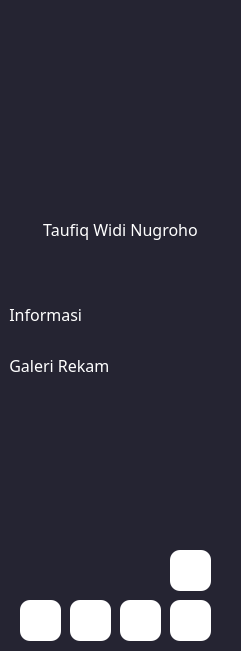
   <widget class="QWidget" name="avatarWidget" native="true">
    <property name="geometry">
     <rect>
      <x>-270</x>
      <y>-10</y>
      <width>241</width>
      <height>651</height>
     </rect>
    </property>
    <property name="minimumSize">
     <size>
      <width>0</width>
      <height>0</height>
     </size>
    </property>
    <property name="maximumSize">
     <size>
      <width>261</width>
      <height>651</height>
     </size>
    </property>
    <property name="styleSheet">
     <string notr="true">QWidget
{
	background-color:#252432;
}</string>
    </property>
    <widget class="QLabel" name="avatar">
     <property name="geometry">
      <rect>
       <x>60</x>
       <y>60</y>
       <width>120</width>
       <height>120</height>
      </rect>
     </property>
     <property name="styleSheet">
      <string notr="true">QLabel
{
	background-color:rgba(0,0,0,0);
	border:0px;
}</string>
     </property>
     <property name="frameShape">
      <enum>QFrame::Box</enum>
     </property>
     <property name="frameShadow">
      <enum>QFrame::Raised</enum>
     </property>
     <property name="lineWidth">
      <number>2</number>
     </property>
     <property name="text">
      <string/>
     </property>
    </widget>
    <widget class="QLabel" name="tile">
     <property name="enabled">
      <bool>true</bool>
     </property>
     <property name="geometry">
      <rect>
       <x>0</x>
       <y>0</y>
       <width>241</width>
       <height>651</height>
      </rect>
     </property>
     <property name="styleSheet">
      <string notr="true">QLabel
{
	background-color:#252432;
}</string>
     </property>
     <property name="text">
      <string/>
     </property>
    </widget>
    <widget class="QPushButton" name="logOut_btn">
     <property name="geometry">
      <rect>
       <x>70</x>
       <y>600</y>
       <width>41</width>
       <height>41</height>
      </rect>
     </property>
     <property name="toolTip">
      <string>&lt;html&gt;&lt;head/&gt;&lt;body&gt;&lt;p&gt;Ganti pasien&lt;/p&gt;&lt;/body&gt;&lt;/html&gt;</string>
     </property>
     <property name="styleSheet">
      <string notr="true">QPushButton{
	background-color:white;
	border:0px;
	border-radius:10px;
}
QPushButton:hover{
	background-color:rgba(255,0,0,200);
border:0px;
}
	</string>
     </property>
     <property name="text">
      <string/>
     </property>
     <property name="flat">
      <bool>true</bool>
     </property>
    </widget>
    <widget class="QPushButton" name="exit_btn">
     <property name="geometry">
      <rect>
       <x>20</x>
       <y>600</y>
       <width>41</width>
       <height>41</height>
      </rect>
     </property>
     <property name="toolTip">
      <string>&lt;html&gt;&lt;head/&gt;&lt;body&gt;&lt;p&gt;Keluar&lt;/p&gt;&lt;/body&gt;&lt;/html&gt;</string>
     </property>
     <property name="styleSheet">
      <string notr="true">QPushButton{
	background-color:white;
	border:0px;
	border-radius:10px;
}
QPushButton:hover{
	background-color:rgba(255,0,0,200);
border:0px;
}
	</string>
     </property>
     <property name="text">
      <string/>
     </property>
     <property name="flat">
      <bool>true</bool>
     </property>
    </widget>
    <widget class="QPushButton" name="rekam_btn">
     <property name="geometry">
      <rect>
       <x>120</x>
       <y>600</y>
       <width>41</width>
       <height>41</height>
      </rect>
     </property>
     <property name="toolTip">
      <string>&lt;html&gt;&lt;head/&gt;&lt;body&gt;&lt;p&gt;Rekam&lt;/p&gt;&lt;/body&gt;&lt;/html&gt;</string>
     </property>
     <property name="styleSheet">
      <string notr="true">QPushButton{
	background-color:white;
	border:0px;
	border-radius:10px;
}
QPushButton:hover{
	background-color:rgb(85, 170, 0);
border:0px;
}
	</string>
     </property>
     <property name="text">
      <string/>
     </property>
     <property name="flat">
      <bool>true</bool>
     </property>
    </widget>
    <widget class="QPushButton" name="about_btn">
     <property name="geometry">
      <rect>
       <x>170</x>
       <y>550</y>
       <width>41</width>
       <height>41</height>
      </rect>
     </property>
     <property name="toolTip">
      <string>&lt;html&gt;&lt;head/&gt;&lt;body&gt;&lt;p&gt;Tentang&lt;/p&gt;&lt;/body&gt;&lt;/html&gt;</string>
     </property>
     <property name="styleSheet">
      <string notr="true">QPushButton
{
	border:0px;
	background-color:white;
	border-radius:10px;
}
QPushButton:hover
{
	background-color:blue;
}</string>
     </property>
     <property name="text">
      <string/>
     </property>
     <property name="autoDefault">
      <bool>false</bool>
     </property>
     <property name="flat">
      <bool>false</bool>
     </property>
    </widget>
    <widget class="QPushButton" name="notes_btn">
     <property name="geometry">
      <rect>
       <x>170</x>
       <y>600</y>
       <width>41</width>
       <height>41</height>
      </rect>
     </property>
     <property name="styleSheet">
      <string notr="true">QPushButton
{
	background-color:#ffffff;
border-radius:10px;
}
QPushButton:hover
{
	background-color:blue;
}</string>
     </property>
     <property name="text">
      <string/>
     </property>
     <property name="flat">
      <bool>false</bool>
     </property>
    </widget>
    <widget class="QPushButton" name="informasi">
     <property name="geometry">
      <rect>
       <x>0</x>
       <y>289</y>
       <width>240</width>
       <height>50</height>
      </rect>
     </property>
     <property name="font">
      <font>
       <family>Trebuchet MS</family>
       <pointsize>12</pointsize>
      </font>
     </property>
     <property name="styleSheet">
      <string notr="true">QPushButton
{
color:#ffffff;
text-align:left;
}
QPushButton:hover
{
	border-width:0px 0px 0px 0px;
	border-style:solid;
	color:#5500ff;
	background-color:rgba(0, 0, 0, 100);
}
QPushButton:pressed
{
	border-width:0px 0px 0px 4px;
	border-style:solid;
	border-color:#5500ff;
	color: #5500ff;
	background-color:rgba(0, 0, 0, 100);
}
QPushButton:focus
{
	border-width:0px 0px 0px 4px;
	border-style:solid;
	border-color:#5500ff;
	color: #5500ff;
	background-color:rgba(0, 0, 0, 100);
}
</string>
     </property>
     <property name="text">
      <string>  Informasi</string>
     </property>
     <property name="iconSize">
      <size>
       <width>32</width>
       <height>32</height>
      </size>
     </property>
     <property name="checkable">
      <bool>false</bool>
     </property>
     <property name="flat">
      <bool>true</bool>
     </property>
    </widget>
    <widget class="QPushButton" name="galeri_rekam">
     <property name="geometry">
      <rect>
       <x>0</x>
       <y>340</y>
       <width>240</width>
       <height>50</height>
      </rect>
     </property>
     <property name="font">
      <font>
       <family>Trebuchet MS</family>
       <pointsize>12</pointsize>
      </font>
     </property>
     <property name="styleSheet">
      <string notr="true">QPushButton
{
color:#ffffff;
text-align:left;
}
QPushButton:hover
{
	border-width:0px 0px 0px 1px;
	border-style:solid;
	color:#5500ff;
	background-color:rgba(0, 0, 0, 100);
}
QPushButton:pressed
{
	border-width:0px 0px 0px 4px;
	border-style:solid;
	border-color:#5500ff;
	color: #5500ff;
	background-color:rgba(0, 0, 0, 100);
}
QPushButton:focus
{
	border-width:0px 0px 0px 4px;
	border-style:solid;
	border-color:#5500ff;
	color: #5500ff;
	background-color:rgba(0, 0, 0, 100);
}</string>
     </property>
     <property name="text">
      <string>  Galeri Rekam</string>
     </property>
     <property name="iconSize">
      <size>
       <width>32</width>
       <height>32</height>
      </size>
     </property>
     <property name="checkable">
      <bool>false</bool>
     </property>
     <property name="checked">
      <bool>false</bool>
     </property>
     <property name="flat">
      <bool>true</bool>
     </property>
    </widget>
    <widget class="QLabel" name="nama_label">
     <property name="geometry">
      <rect>
       <x>0</x>
       <y>210</y>
       <width>241</width>
       <height>39</height>
      </rect>
     </property>
     <property name="font">
      <font>
       <family>Trebuchet MS</family>
       <pointsize>12</pointsize>
       <weight>50</weight>
       <bold>false</bold>
      </font>
     </property>
     <property name="styleSheet">
      <string notr="true">background-color:rgba(0,0,0,0);
color:#ffffff;</string>
     </property>
     <property name="text">
      <string>Taufiq Widi Nugroho</string>
     </property>
     <property name="alignment">
      <set>Qt::AlignCenter</set>
     </property>
    </widget>
    <zorder>tile</zorder>
    <zorder>avatar</zorder>
    <zorder>logOut_btn</zorder>
    <zorder>exit_btn</zorder>
    <zorder>rekam_btn</zorder>
    <zorder>about_btn</zorder>
    <zorder>notes_btn</zorder>
    <zorder>informasi</zorder>
    <zorder>galeri_rekam</zorder>
    <zorder>nama_label</zorder>
   </widget>
